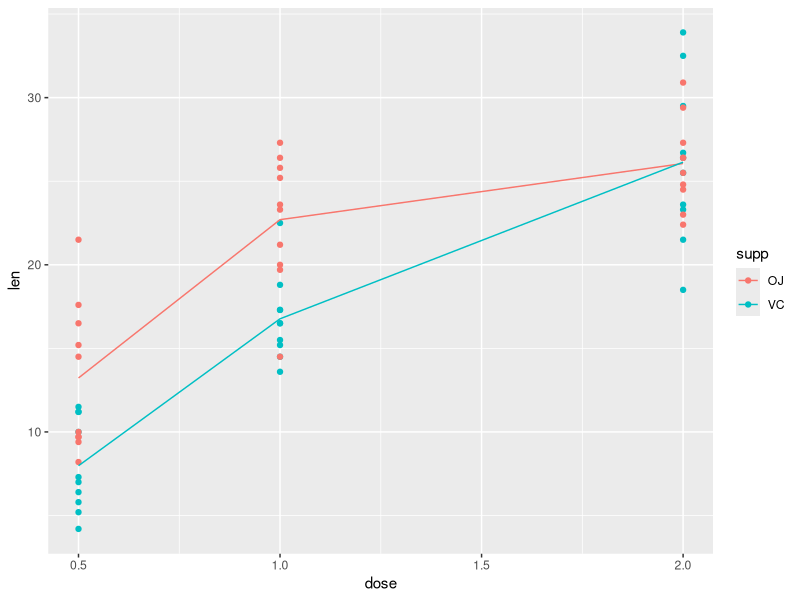
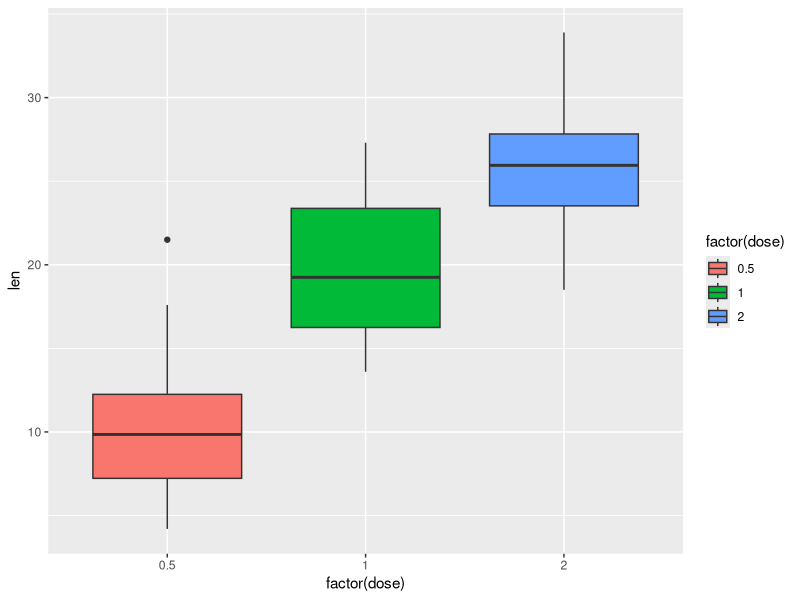
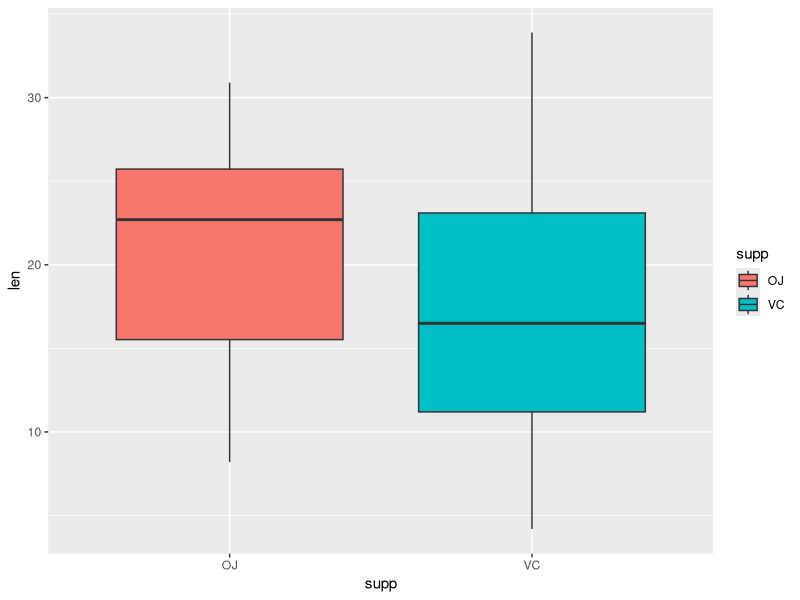
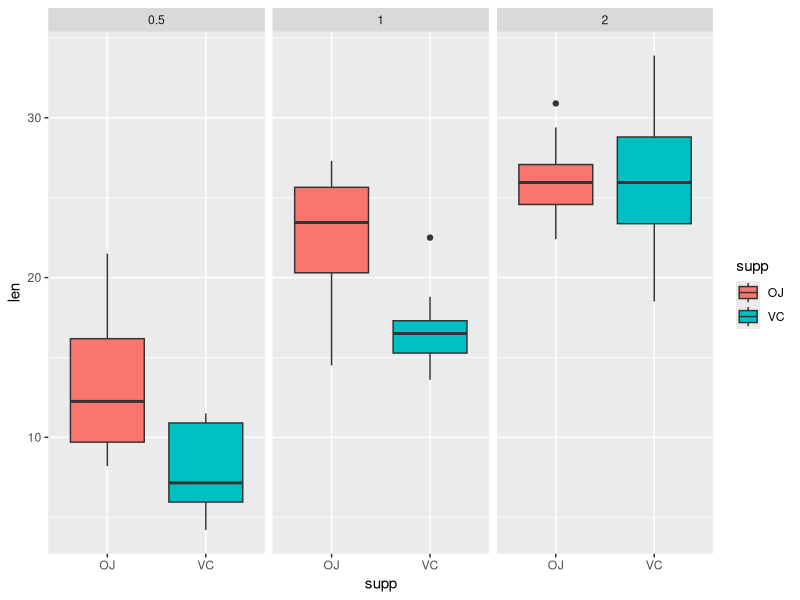

Write the R code that produced these figures, in order. (Note: this script raises an error after producing the figures.)
## ---- chunk 1
library(datasets)
library(ggplot2)

sessionInfo()
## ---- chunk 2
    data(ToothGrowth)
    str(ToothGrowth)
## ---- chunk 3
    unique(ToothGrowth$dose)
## ---- chunk 4
    # Calculate the mean for every dose and supp
    avg <- aggregate(len~.,data=ToothGrowth,mean)
    g <- ggplot(aes(x=dose, y = len), data = ToothGrowth) + 
        geom_point(aes(color = supp)) 
    g <- g + geom_line(data=avg,aes(group=supp,colour=supp))
    print(g)
## ---- chunk 5
    ggplot(aes(x = factor(dose), y = len), data = ToothGrowth) + 
        geom_boxplot(aes(fill = factor(dose)))
## ---- chunk 6
    ggplot(aes(x = supp, y = len), data = ToothGrowth) + 
        geom_boxplot(aes(fill = supp))
## ---- chunk 7
    ggplot(aes(x = supp, y = len), data = ToothGrowth) +
        geom_boxplot(aes(fill = supp)) + facet_wrap(~ dose)
## ---- chunk 8
    summary(ToothGrowth)
## ---- chunk 9
    by(ToothGrowth$len, INDICES = list(ToothGrowth$supp, ToothGrowth$dose), summary)
## ---- chunk 10
    dose1 <- subset(ToothGrowth, dose %in% c(0.5, 1.0))
    dose2 <- subset(ToothGrowth, dose %in% c(0.5, 2.0))
    dose3 <- subset(ToothGrowth, dose %in% c(1.0, 2.0))
    t.test(len ~ dose, paired = F, var.equal = F, data = dose1)
## ---- chunk 11
    t.test(len ~ dose, paired = F, var.equal = F, data = dose2)
## ---- chunk 12
    t.test(len ~ dose, paired = F, var.equal = F, data = dose3)
## ---- chunk 13
    t.test(len ~ supp, paired = F, var.equal = F, data = ToothGrowth)
